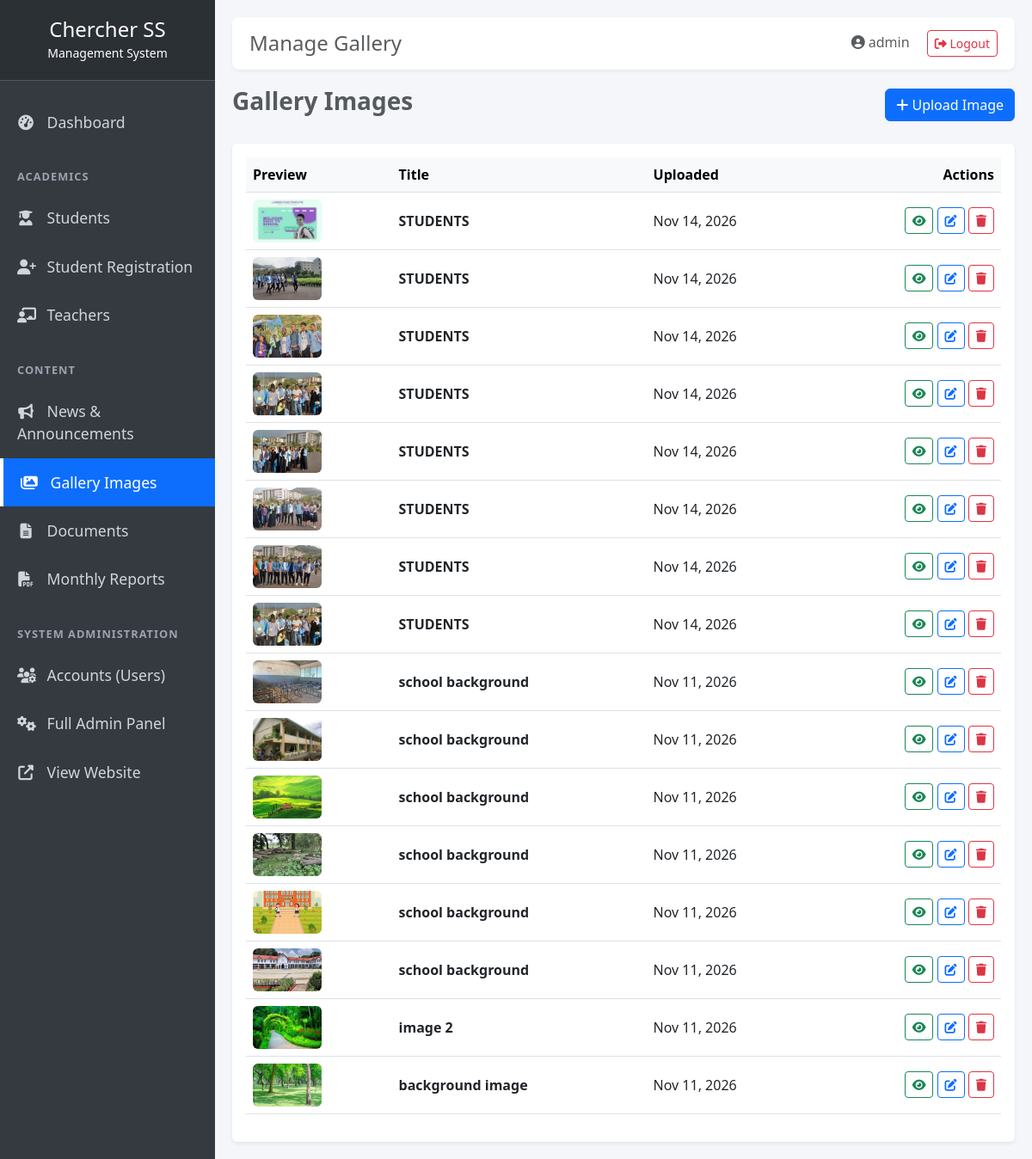
/dashboard/gallery/ (signed in), run on the app's committed database.
### core/models.py (models this page shows, shortened)
class Gallery(models.Model):
    title = models.CharField(max_length=100)
    image = models.ImageField(upload_to='gallery/')
    uploaded_at = models.DateTimeField(auto_now_add=True)
    class Meta:
        verbose_name_plural = "Gallery Images"

### dashboard/views.py (the view)
# urls.py: path('gallery/', views.manage_gallery, name='manage_gallery'),
@login_required
def manage_gallery(request):
    images = Gallery.objects.all().order_by('-uploaded_at')
    return render(request, 'dashboard/manage_gallery.html', {'images': images})

### dashboard/templates/dashboard/manage_gallery.html (shortened to what this page needs)
{% extends "dashboard_base.html" %}
{% block page_title %}Manage Gallery{% endblock %}
{% block content %}
<div class="d-flex justify-content-between align-items-center mb-4">
    <h3 class="fw-bold text-muted">Gallery Images</h3>
    <a href="/admin/core/gallery/add/" class="btn btn-primary"><i class="fas fa-plus"></i> Upload Image</a>
</div>
<div class="card border-0 shadow-sm">
    <div class="card-body">
        <div class="table-responsive">
            <table class="table table-hover align-middle">
                <thead class="table-light">
                    <tr>
                        <th>Preview</th>
                        <th>Title</th>
                        <th>Uploaded</th>
                        <th class="text-end">Actions</th>
                    </tr>
                </thead>
                <tbody>
                    {% for img in images %}
                    <tr>
                        <td>
                            <img src="{{ img.image.url }}" class="rounded" style="width: 80px; height: 50px; object-fit: cover;">
                        </td>
                        <td class="fw-bold">{{ img.title }}</td>
                        <td>{{ img.uploaded_at|date:"M d, Y" }}</td>
                        <td class="text-end">
                            <a href="/gallery/" target="_blank" class="btn btn-sm btn-outline-success" title="View on Website"><i class="fas fa-eye"></i></a>
                            <a href="/admin/core/gallery/{{ img.id }}/change/" class="btn btn-sm btn-outline-primary" title="Edit"><i class="fas fa-edit"></i></a>
                            <a href="{% url 'dashboard:delete_gallery' img.id %}" class="btn btn-sm btn-outline-danger" onclick="return confirm('Are you sure you want to delete this image?');" title="Delete"><i class="fas fa-trash"></i></a>
                        </td>
                    </tr>
                    {% empty %}
                    <tr>
                        <td colspan="4" class="text-center text-muted py-4">No images found. Click "Upload Image" to get started.</td>
                    </tr>
                    {% endfor %}
                </tbody>
            </table>
        </div>
    </div>
</div>
{% endblock %}

### templates/dashboard_base.html (shortened to what this page needs)
<!DOCTYPE html>
<html lang="en">
<head>
    <link href="https://cdn.jsdelivr.net/npm/bootstrap@5.3.0/dist/css/bootstrap.min.css" rel="stylesheet">
    <link rel="stylesheet" href="https://cdnjs.cloudflare.com/ajax/libs/font-awesome/6.4.0/css/all.min.css">
</head>
<body>
    <div id="wrapper">
        <nav id="sidebar">
            <div class="sidebar-header">
                <h4 class="mb-0">Chercher SS</h4>
                <small>Management System</small>
            </div>
            <ul class="components">
                <li>
                    <a href="/dashboard/" class="{% if request.path == '/dashboard/' %}active{% endif %}">
                        <i class="fas fa-tachometer-alt"></i> Dashboard
                    </a>
                </li>
                <div class="sidebar-heading mt-3">Academics</div>
                <li>
                    <a href="/dashboard/students/" class="{% if request.path == '/dashboard/students/' %}active{% endif %}">
                        <i class="fas fa-user-graduate"></i> Students
                    </a>
                </li>
                <li>
                    <a href="/dashboard/registrations/" class="{% if request.path == '/dashboard/registrations/' %}active{% endif %}">
                        <i class="fas fa-user-plus"></i> Student Registration
                    </a>
                </li>
                <li>
                    <a href="/dashboard/teachers/" class="{% if request.path == '/dashboard/teachers/' %}active{% endif %}">
                        <i class="fas fa-chalkboard-teacher"></i> Teachers
                    </a>
                </li>
                <div class="sidebar-heading mt-3">Content</div>
                <li>
                    <a href="/dashboard/news/" class="{% if request.path == '/dashboard/news/' %}active{% endif %}">
                        <i class="fas fa-bullhorn"></i> News & Announcements
                    </a>
                </li>
                <li>
                    <a href="/dashboard/gallery/" class="{% if request.path == '/dashboard/gallery/' %}active{% endif %}">
                        <i class="fas fa-images"></i> Gallery Images
                    </a>
                </li>
                <li>
                    <a href="/dashboard/documents/" class="{% if request.path == '/dashboard/documents/' %}active{% endif %}">
                        <i class="fas fa-file-alt"></i> Documents
                    </a>
                </li>
                <li>
                    <a href="/dashboard/reports/" class="{% if request.path == '/dashboard/reports/' %}active{% endif %}">
                        <i class="fas fa-file-pdf"></i> Monthly Reports
                    </a>
                </li>
                <div class="sidebar-heading mt-3">System Administration</div>
                <li>
                    <a href="/dashboard/users/" class="{% if request.path == '/dashboard/users/' %}active{% endif %}">
                        <i class="fas fa-users-cog"></i> Accounts (Users)
                    </a>
                </li>
                <li>
                    <a href="/admin/" target="_blank">
                        <i class="fas fa-cogs"></i> Full Admin Panel
                    </a>
                </li>
                <li>
                    <a href="/" target="_blank">
                        <i class="fas fa-external-link-alt"></i> View Website
                    </a>
                </li>
            </ul>
        </nav>
        <div id="content">
            <div class="top-navbar">
                <h4 class="mb-0 text-muted">{% block page_title %}Dashboard{% endblock %}</h4>
                <div>
                    <span class="me-3 text-muted"><i class="fas fa-user-circle"></i> {{ user.username }}</span>
                    <a href="/logout/" class="btn btn-sm btn-outline-danger"><i class="fas fa-sign-out-alt"></i> Logout</a>
                </div>
            </div>
            {% block content %}{% endblock %}
        </div>
    </div>
</body>
</html>

### templates/dashboard_base.html (style rules this page uses)
body { background-color: #f4f6f9; overflow-x: hidden; }
#wrapper { display: flex; width: 100%; align-items: stretch; }
#sidebar { min-width: 250px; max-width: 250px; background: #343a40; color: #fff; min-height: 100vh; transition: all 0.3s; }
#sidebar .sidebar-header { padding: 20px; background: #2b3035; text-align: center; border-bottom: 1px solid #4f5962; }
#sidebar ul.components { padding: 20px 0; list-style: none; }
#sidebar ul li a { padding: 15px 20px; font-size: 1.1em; display: block; color: #d1d5db; text-decoration: none; transition: 0.3s; }
#sidebar ul li a:hover, #sidebar ul li a.active { color: #fff; background: #0d6efd; border-left: 4px solid #fff; }
#sidebar ul li a i { margin-right: 10px; width: 20px; text-align: center; }
.sidebar-heading { padding: 10px 20px; font-size: 0.8em; color: #9ca3af; text-transform: uppercase; font-weight: bold; letter-spacing: 1px; }
#content { width: 100%; padding: 20px; min-height: 100vh; transition: all 0.3s; }
.top-navbar { background: #fff; padding: 15px 20px; border-radius: 8px; box-shadow: 0 2px 4px rgba(0,0,0,0.05); margin-bottom: 20px; display: flex; justify-content: space-between; align-items: center; }

### data on the page
Gallery: image (picture), title "STUDENTS", uploaded_at "Nov 14, 2026"
Gallery: image (picture), title "STUDENTS", uploaded_at "Nov 14, 2026"
Gallery: image (picture), title "STUDENTS", uploaded_at "Nov 14, 2026"
Gallery: image (picture), title "STUDENTS", uploaded_at "Nov 14, 2026"
Gallery: image (picture), title "STUDENTS", uploaded_at "Nov 14, 2026"
Gallery: image (picture), title "STUDENTS", uploaded_at "Nov 14, 2026"
Gallery: image (picture), title "STUDENTS", uploaded_at "Nov 14, 2026"
Gallery: image (picture), title "STUDENTS", uploaded_at "Nov 14, 2026"
Gallery: image (picture), title "school background", uploaded_at "Nov 11, 2026"
Gallery: image (picture), title "school background", uploaded_at "Nov 11, 2026"
Gallery: image (picture), title "school background", uploaded_at "Nov 11, 2026"
Gallery: image (picture), title "school background", uploaded_at "Nov 11, 2026"
Gallery: image (picture), title "school background", uploaded_at "Nov 11, 2026"
Gallery: image (picture), title "school background", uploaded_at "Nov 11, 2026"
Gallery: image (picture), title "image 2", uploaded_at "Nov 11, 2026"
Gallery: image (picture), title "background image", uploaded_at "Nov 11, 2026"

### other printed values
{{ user.username }} "admin"
